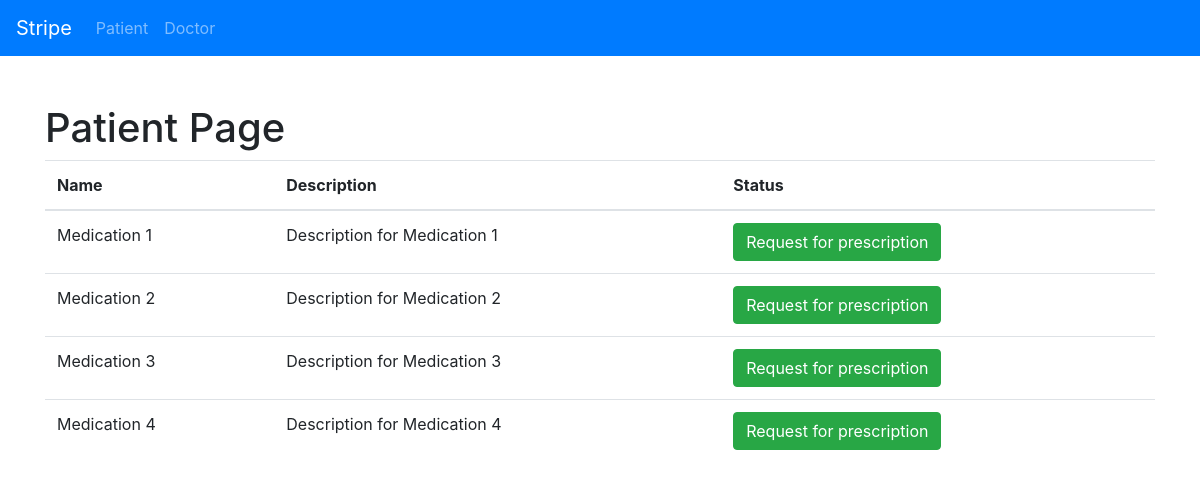
The page / on the database its author committed.
### tables this page shows
CREATE TABLE `medications` (
  `id` int(11) NOT NULL,
  `name` varchar(255) NOT NULL,
  `description` varchar(255) NOT NULL,
  `price` double DEFAULT NULL,
  `status` int(11) NOT NULL DEFAULT '0',
  `doctors_comment` varchar(255) DEFAULT NULL,
  `created_at` timestamp NOT NULL,
  `updated_at` timestamp NOT NULL
);

### application/controllers/PagesController.php (called while the page is built, shortened)
<?php
class PagesController extends CI_Controller {
    public function patientPage(){
        $data['medications'] = $this->medication_model->getAllMedications();
        $data['transactions'] = $this->medication_model->getAllTransactions();
        $this->load->view('templates/header');
        $this->load->view('pages/patient', $data);
        $this->load->view('templates/footer');
    }
}

### index.php (called while the page is built, shortened)
<?php
require_once BASEPATH.'core/CodeIgniter.php';

### application/models/Medication_model.php (called while the page is built, shortened)
<?php
class Medication_model extends CI_Model {
    public function getAllMedications(){
        $query = $this->db->get('medications');
        return $query->result_array();
    }
    public function getAllTransactions(){
        $this->db->where_in('status', ['2','3']);
        $query = $this->db->get('medications');
        return $query->result_array();
    }
}

### application/views/pages/patient.php (the view, shortened to what this page needs)
<h1>Patient Page</h1>
<table class="table">
    <thead>
        <tr>
            <th>Name</th>
            <th>Description</th>
            <th>Status</th>
        </tr>
    </thead>
    <tbody>
        <?php foreach($medications as $med) : ?>
            <?php  if($med['status'] == 0 || $med['status'] == 1) : ?>
                <tr>
                    <td> <?php echo $med['name']; ?> </td>
                    <td> <?php echo $med['description']; ?> </td>
                    <td>
                        <?php  if($med['status'] == 0 ) : ?>
                            <a class="btn btn-success text-white" href="<?php echo site_url('request-for-prescription/'. $med['id']); ?>">Request for prescription</a>
                        <?php  else : ?>
                            <a class="btn btn-warning text-white">Requested</a>
                        <?php  endif; ?>
                    </td>
                </tr>
            <?php endif; ?>
        <?php endforeach; ?>
    </tbody>
</table>

### application/views/templates/header.php (shortened to what this page needs)
<!DOCTYPE html>
<html>
<head>
    <link rel="stylesheet" href="<?php echo base_url(); ?>assets/bootstrap.css">
</head>
<body>
<nav class="navbar navbar-expand-lg navbar-dark bg-primary">
  <a class="navbar-brand" href="<?php echo base_url(); ?>">Stripe</a>
  <div class="collapse navbar-collapse" id="navbarNav">
    <ul class="navbar-nav">
      <li class="nav-item">
        <a class="nav-link" href="<?php echo base_url(); ?>patient">Patient <span class="sr-only"></span></a>
      </li>
      <li class="nav-item">
        <a class="nav-link" href="<?php echo base_url(); ?>doctor">Doctor <span class="sr-only"></span></a>
      </li>
    </ul>
  </div>
</nav>
<div class="container mt-5">

### application/views/templates/footer.php
</div>
</body>
</html>

### rows shown on the page
medications: name "Medication 1", description "Description for Medication 1"
medications: name "Medication 2", description "Description for Medication 2"
medications: name "Medication 3", description "Description for Medication 3"
medications: name "Medication 4", description "Description for Medication 4"
